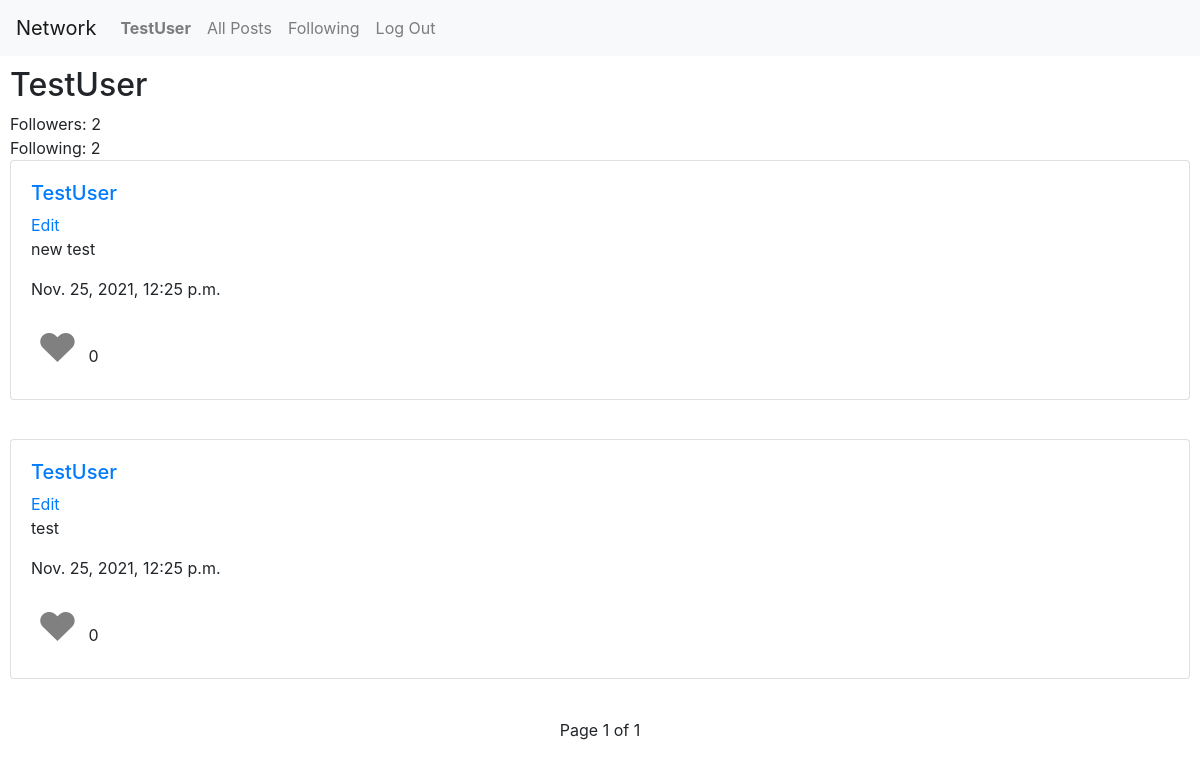
Page /profile/TestUser (signed in) on the earlier database version.
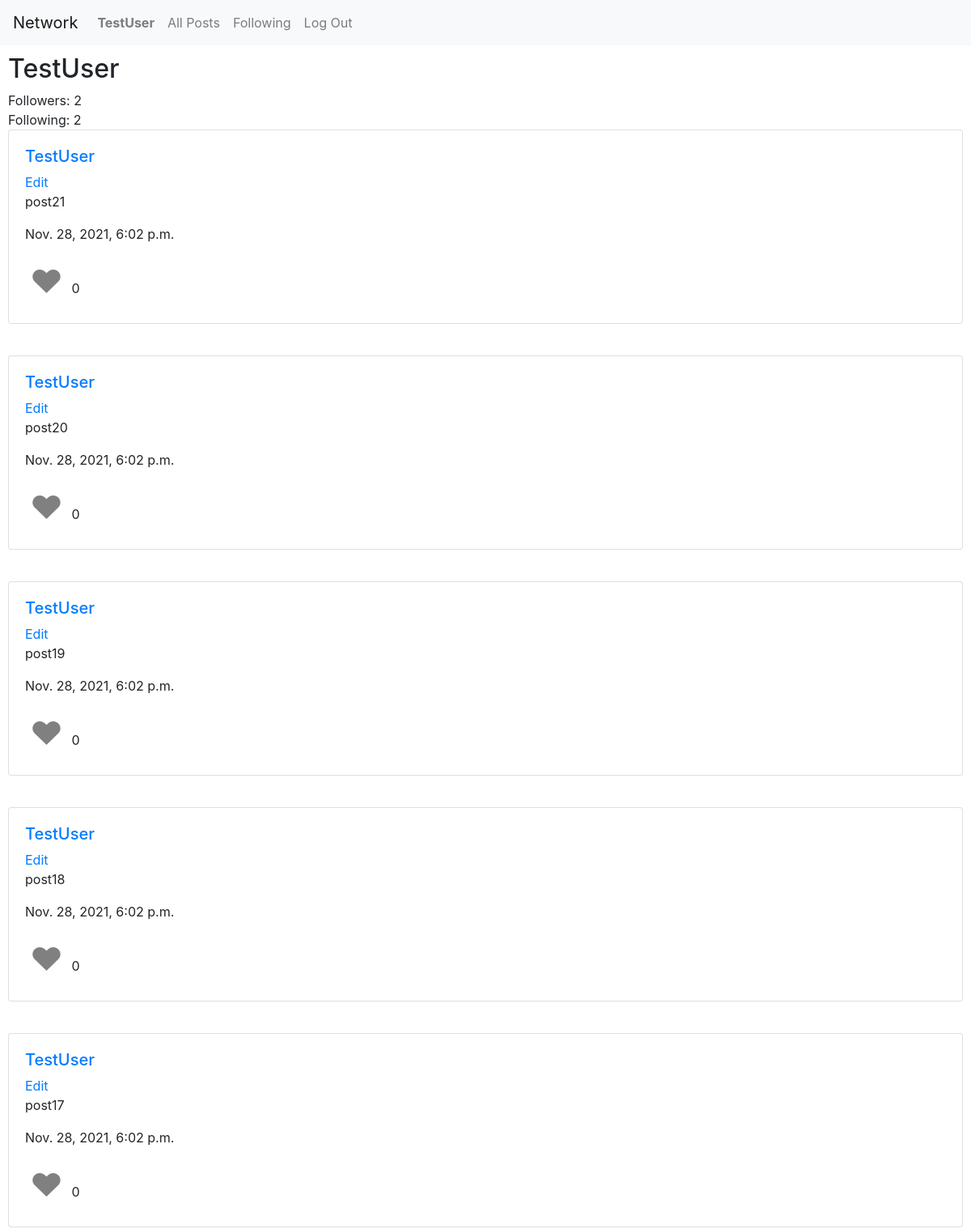
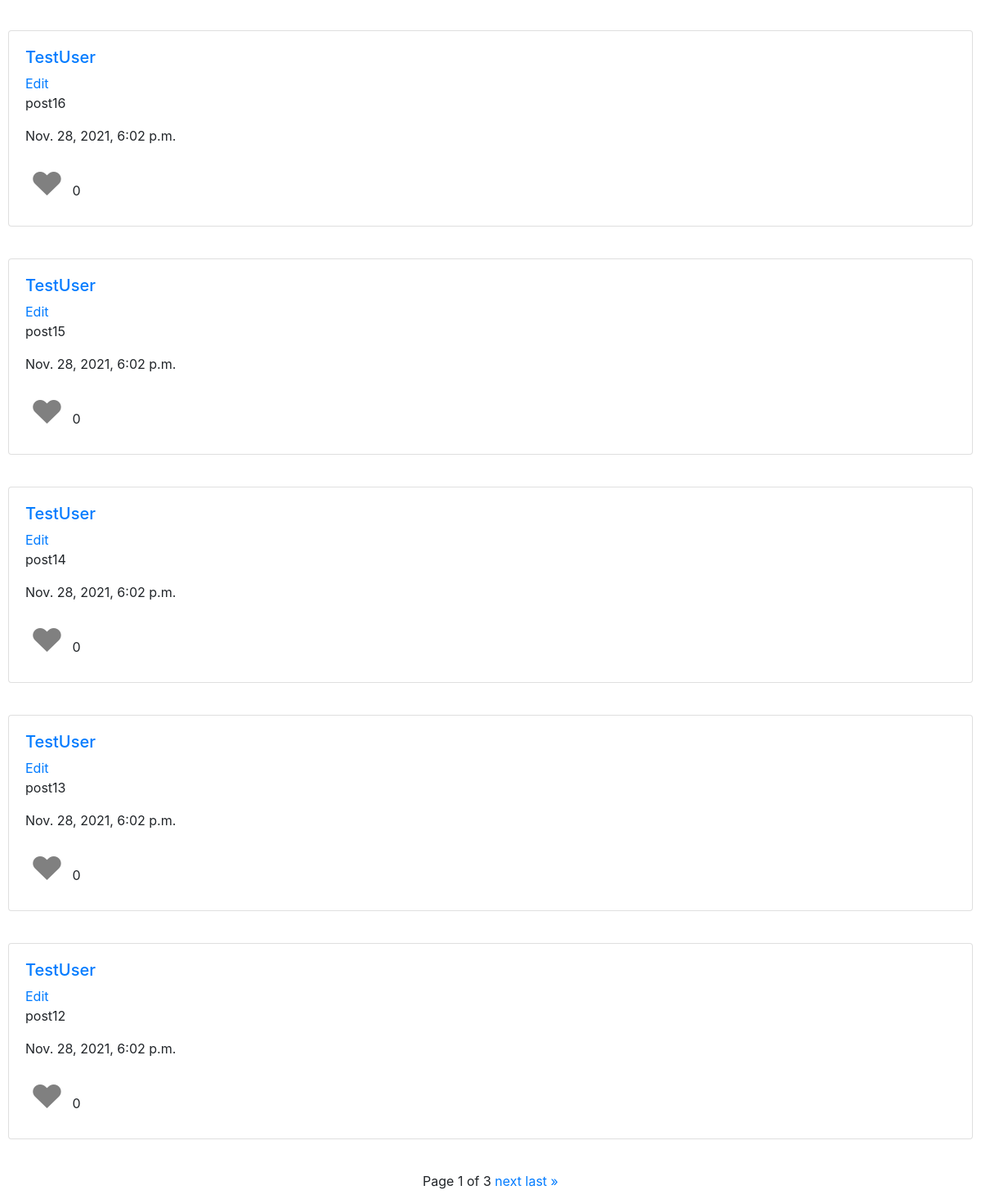
Same page on the later database version (2 pictures, top to bottom).
### network/models.py (models this page shows, shortened)
class Post(models.Model):
    user = models.ForeignKey(User, on_delete=models.CASCADE, related_name="posts")
    created = models.DateTimeField(auto_now_add=True)
    post = models.CharField(max_length=280)
    likes = models.PositiveIntegerField(default=0)

class User(AbstractUser):
    pass

### network/views.py (the view)
# urls.py: path("profile/<str:username>", views.profile, name="profile"),
@login_required(login_url=reverse_lazy("login"))
def profile(request, username):
    following = None
    user = User.objects.get(username = username)
    followers_count = user.followers.count()
    following_count = user.following.count()
    request_user = request.user == user
    user_posts = Post.objects.all().filter(user = user).order_by("-created").all()
    paginator = Paginator(user_posts, 10)
    page_number = request.GET.get('page')
    page_obj = paginator.get_page(page_number)
    if request.method == "POST":
        if request.POST['action'] == 'Follow':
            profile = Profile(follower = request.user, following = user)
            profile.save()
            followers_count = user.followers.count()
            following = True
        elif request.POST['action'] == 'Unfollow':
            Profile.objects.filter(follower = request.user, following = user).delete()
            followers_count = user.followers.count()
            following = False
        return render(request, "network/profile.html", {
            "username": user.username,
            "followers_count": followers_count,
            "following_count": following_count,
            "request_user": request_user,
            "user_posts": page_obj,
            "following": following
        })
    else:
        if (not request_user and not Profile.objects.filter(follower = request.user, following = user)):
            following = False
        else:
            following = True
        return render(request, "network/profile.html", {
            "username": user.username,
            "followers_count": followers_count,
            "following_count": following_count,
            "request_user": request_user,
            "user_posts": page_obj,
            "following": following
        })

### network/templates/network/profile.html (shortened to what this page needs)
{% extends "network/layout.html" %}
{% load static %}
{% block body %}
    <h2>{{ username }}</h2>
    <div><span>Followers: {{ followers_count }}</span>
    <div><span>Following: {{ following_count }}</span>
    {% for post in user_posts %}
        <div class="card post">
            <div class="card-body">
                <div class="row">
                    <div class="col-12">
                        <h5><a href="/profile/{{post.user}}">{{post.user}}</a></h5>
                        {% if post.user == user %}
                            <a href="#">Edit</a>
                        {% endif %}
                        <p>{{post.post}}</p>
                        <p>{{post.created}}</p>
                        <button class="heart" onclick="clicked(this)" id="{{post.user}}{{post.id}}">&hearts;</button>
                        <span>{{post.likes}}</span>
                    </div>
                </div>
            </div>
        </div>
        <br>
    {% endfor %}
    <div class="pagination">
        <span class="step-links">
            <span class="current">
                Page {{ user_posts.number }} of {{ user_posts.paginator.num_pages }}
            </span>
            {% if user_posts.has_next %}
                <a href="?page={{ user_posts.next_page_number }}">next</a>
                <a href="?page={{ user_posts.paginator.num_pages }}">last &raquo;</a>
            {% endif %}
        </span>
    </div>
{% endblock %}

Differences in the rows shown:
no longer on this page (row unchanged): Post: user "TestUser", shows "Edit", post "new test", created "Nov. 25, 2021, 12:25 p.m.", likes "0"
no longer on this page (row unchanged): Post: user "TestUser", shows "Edit", post "test", created "Nov. 25, 2021, 12:25 p.m.", likes "0"
added Post: user "TestUser", shows "Edit", post "post21", created "Nov. 28, 2021, 6:02 p.m.", likes "0"
added Post: user "TestUser", shows "Edit", post "post20", created "Nov. 28, 2021, 6:02 p.m.", likes "0"
added Post: user "TestUser", shows "Edit", post "post19", created "Nov. 28, 2021, 6:02 p.m.", likes "0"
added Post: user "TestUser", shows "Edit", post "post18", created "Nov. 28, 2021, 6:02 p.m.", likes "0"
added Post: user "TestUser", shows "Edit", post "post17", created "Nov. 28, 2021, 6:02 p.m.", likes "0"
added Post: user "TestUser", shows "Edit", post "post16", created "Nov. 28, 2021, 6:02 p.m.", likes "0"
added Post: user "TestUser", shows "Edit", post "post15", created "Nov. 28, 2021, 6:02 p.m.", likes "0"
added Post: user "TestUser", shows "Edit", post "post14", created "Nov. 28, 2021, 6:02 p.m.", likes "0"
added Post: user "TestUser", shows "Edit", post "post13", created "Nov. 28, 2021, 6:02 p.m.", likes "0"
added Post: user "TestUser", shows "Edit", post "post12", created "Nov. 28, 2021, 6:02 p.m.", likes "0"
Other differences:
{{ user_posts.paginator.num_pages }}: "1" → "3"
text now shown: "next last »"
